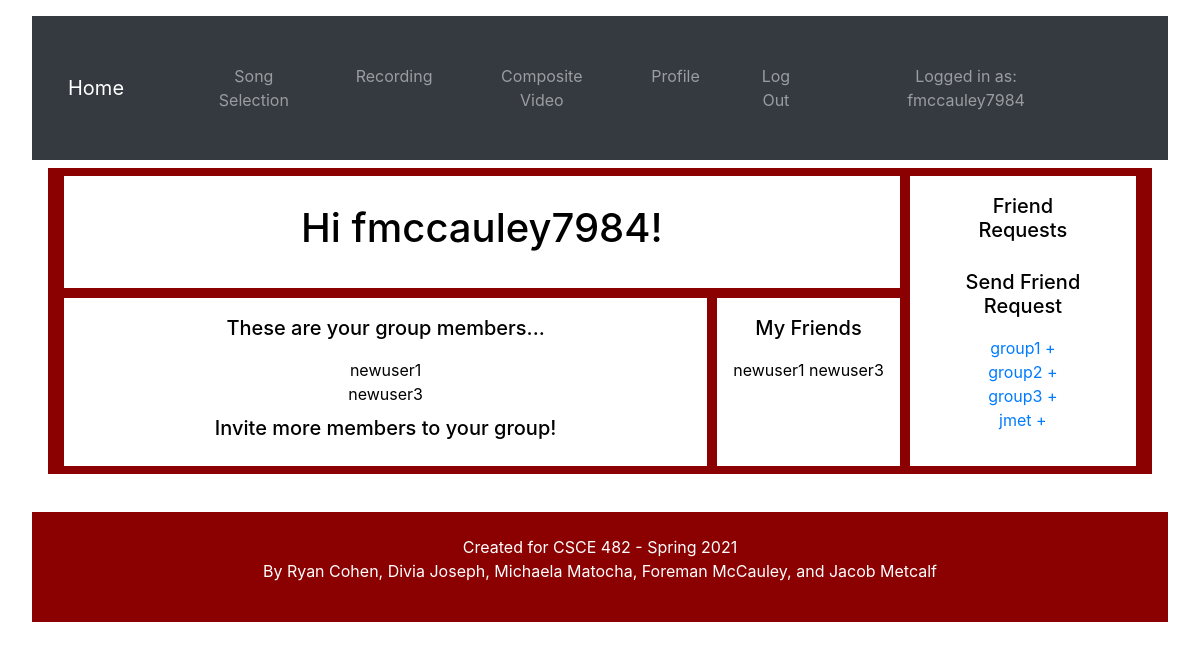
Page /profile (signed in) on the earlier database version.
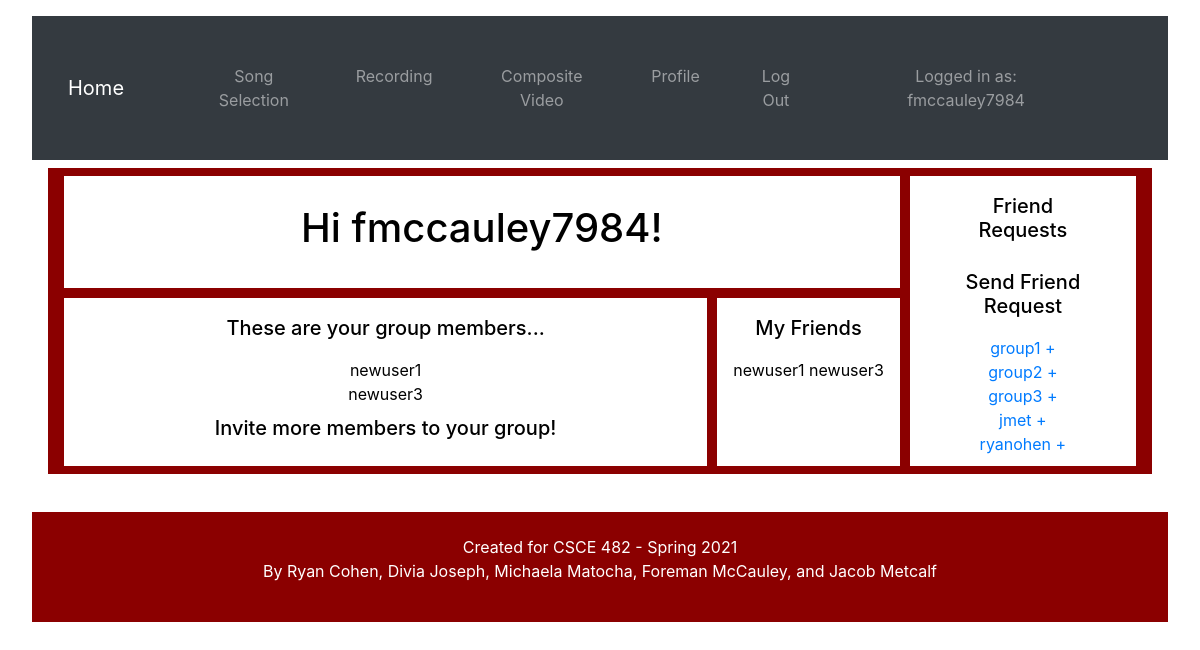
Same page on the later database version.
### karaoke/models.py (models this page shows)
class Profile(models.Model):
    user = models.OneToOneField(User, on_delete=models.CASCADE)
    friends = models.ManyToManyField('Profile', related_name = "friends_set", blank=True)
    group = models.ManyToManyField('Profile', related_name = "group_set", blank=True)
    is_group_parent = models.BooleanField(default=True)
    mp3name = models.CharField(max_length=100, blank=True)
    mp4name = models.CharField(max_length=100, blank=True)
    def __str__(self):
        return self.user.username

### karaoke/views.py (the view)
# urls.py: path('profile',views.profile, name="profile"),
def profile(request):
    if request.user.is_authenticated:
        requestProfile = Profile.objects.get(user=request.user)
        allprofiles=Profile.objects.exclude(user=request.user)
        fr = FriendRequest.objects.filter(to_user=request.user)
        gr = GroupRequest.objects.filter(to_user=request.user)
        count = 0
        in_group = False
        for profile in requestProfile.group.all():
            count = count + 1
        if count > 0:
            in_group = True
        return render(request, 'profile.html',{'allprofiles':allprofiles, 'fr':fr, 'requestProfile':requestProfile, 'in_group':in_group, 'gr':gr})
    else:
        return redirect('index')

### karaoke/templates/profile.html (shortened to what this page needs)
{% load static %}
<!DOCTYPE html>
<html>
<head>
    <link rel="stylesheet" href="https://cdn.jsdelivr.net/npm/bootstrap@4.5.3/dist/css/bootstrap.min.css">
    <link rel="stylesheet" href="{% static 'css/style.css' %}">
    <link rel="stylesheet" href="{% static 'css/profile.css' %}">
</head>
<body>
    {%include 'navbar.html'%}
    <main>
    <div class="wrapper">
        <div class = "box a">
            <h1> Hi {{request.user}}! </h1>
        </div>
        <div class = "box b">
            <h2> Friend Requests </h2>
            <h2> Send Friend Request </h2>
            {% for profile in allprofiles %}
                {% if profile not in requestProfile.friends.all %}
                    <a href="{% url 'add-friend' profile.id %}"> {{profile}} +</a> </br>
                {% endif %}
            {%endfor%}
        </div>
        <div class = "box c">
        {% if in_group %}
            <h2> These are your group members... </h2>
                {% for profile in requestProfile.group.all %}
                    {% if profile.user.username != request.user.username %}
                        {{profile}} </br>
                    {% endif %}
                {% endfor %}
            {% if requestProfile.is_group_parent%}
                  <h2> Invite more members to your group! </h2>
            {% endif %}
        {% endif %}
        </div>
        <div class = "box d">
            <h2> My Friends </h2>
            {% for profile in requestProfile.friends.all %}
                {% if profile.user.username != request.user.username %}
                    {{profile}}
                {% endif %}
            {%endfor%}
        </div>
    </div>
    </main>
</body>
{%include 'footer.html'%}
</html>

Differences in the rows shown:
added Profile: user.username "ryanohen", shown under "Send Friend Request"
